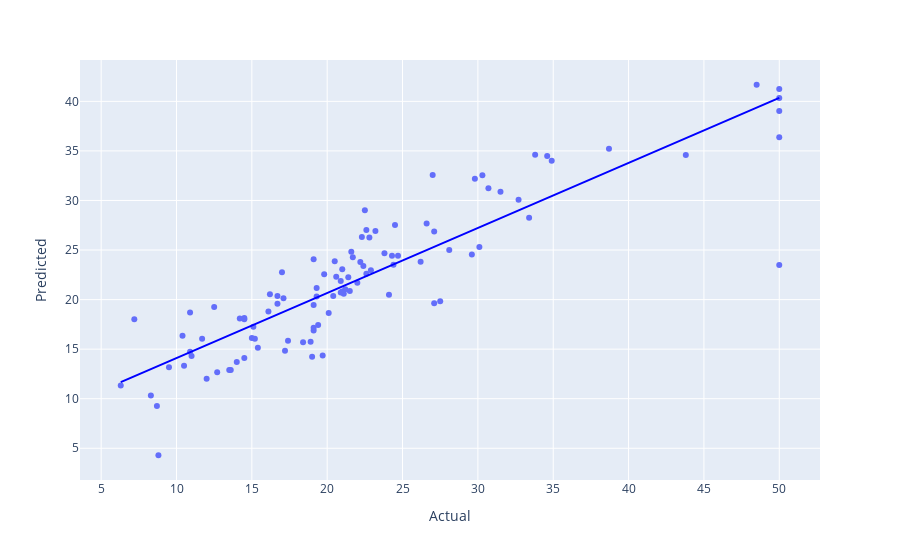

Notebook cell for this chart:
### Code cell
px.scatter(final, 'Actual', 'Predicted', trendline = 'ols', trendline_color_override='blue')
